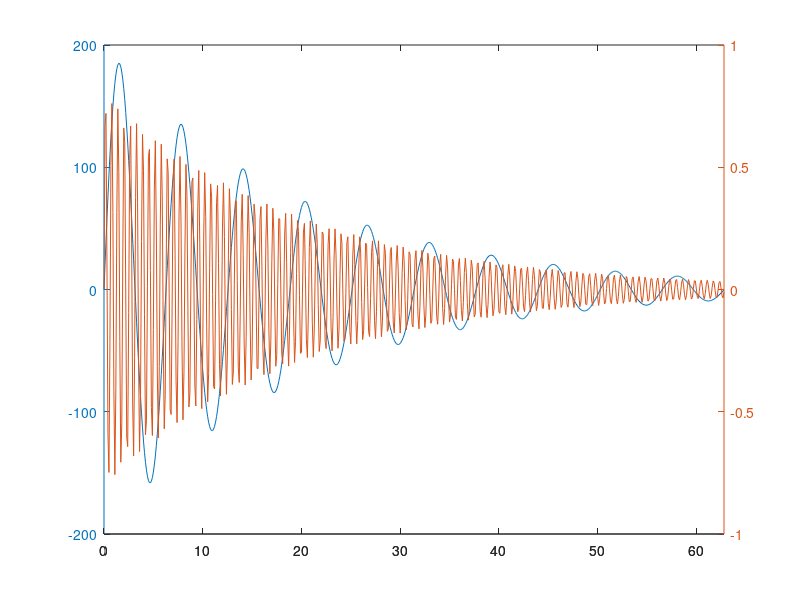

Here is the MATLAB script that generated this plot:
      #Grafica de un mismo plano de funciones de diferentes magnitudes
#en ocasiones es necesario graficar en un mismo plano funciones que tienen ordenes de magnitudes
#diferentes. Para esto se utiliza el comando plotyy.
#por ejemplo graficar las funciones 200e^-0.05x sen(x)  y  0.8e^-0.5x sen(x)
#

x = 0 : 0.1 : 20 * pi;
y1 = 200 * exp(-0.05 * x).* sin(x);
y2 = 0.80 * exp(-0.05 * x).* sin(10*x);

plotyy(x, y1, x, y2, 'plot')

